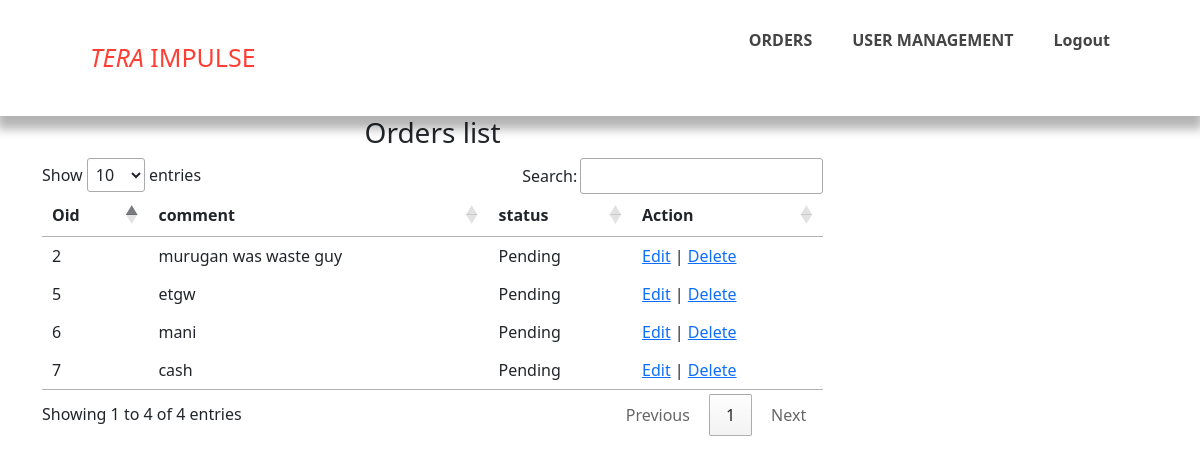
Page /manager/retriveA.php on the committed database.
### tables this page shows
CREATE TABLE `orders` (
  `Oid` int(11) NOT NULL,
  `salesper_id` int(11) DEFAULT NULL,
  `dealer_id` int(11) DEFAULT NULL,
  `date` date DEFAULT NULL,
  `comment` text DEFAULT NULL,
  `urgent` varchar(11) DEFAULT NULL,
  `status` enum('Pending','Approved Contract','Billing','Order Placed','Cancle') DEFAULT 'Pending' COMMENT 'P=Pendinng,AC=Approved Contract,B=Billing,OP=Order Placed'
);

### manager/ManFunctions.php (called while the page is built, shortened)
<?php
  include_once 'menu.php';
class ManFunctions extends DB {
    function getalldataA($link, $table) {
        $query = "SELECT * FROM `orders` WHERE `status`= 'Pending'";
        $result = mysqli_query($link, $query);
        $res = [];
        if (mysqli_num_rows($result) > 0) {
            $res = mysqli_fetch_all($result, MYSQLI_ASSOC);
        }
        return $res;
    }
}
$mf = new ManFunctions();

### manager/retriveA.php (the view, shortened to what this page needs)
<?php
include 'manfunctions.php';
?>
<!doctype html>
<html>
    <head>
        <link href="css/crudstyles.css" rel="stylesheet" type="text/css"/>
         <link href="https://cdn.jsdelivr.net/npm/bootstrap@5.1.0/dist/css/bootstrap.min.css" rel="stylesheet">
  <link href="//cdn.datatables.net/1.10.25/css/jquery.dataTables.min.css" rel="stylesheet">
    </head>
    <body>
        <div class="container">
            <div class="right">
                    <h3>Orders list</h3>
                    <table class="example" id="example">
                        <thead>
                            <tr>
                                <th>Oid  </th>
                                <th>comment</th>
                                <th>status</th>
                                <th>Action</th>
                            </tr>
                        </thead>
                        <tbody>
                            <?php
                          $rows= $mf->getalldataA($link,'Oid');
                          if(!empty($rows)){
                              foreach($rows as $row){
                                ?>
                                <tr>
                                    <td><?= $row['Oid'] ?></td>
                                    <td><?= $row['comment'] ?></td>
                                    <td><?= $row['status'] ?></td>
                                    <td>
                                        <a href="edit.php?Oid=<?= $row['Oid'] ?>">Edit</a> |
                                        <a href="manfunctions.php?Oid=<?= $row['Oid'] ?>&submit=delete" onclick="return confirm('Are you sure to delete?')">Delete</a>
                                    </td>
                                </tr>
                                <?php
                              }
                            ?>
                        </tbody>
                    </table>
                    <?php
                } else {
                    echo 'Record Not found';
                }
                ?>
            </div>
        </div>
    </body>
</html>

### manager/css/crudstyles.css (style rules this page uses)
.container { width: 80%; margin: auto; }
.right { width: 70%; float: left; }

### manager/menu.php (style rules this page uses)
* { padding: 0; margin: 0; box-sizing: border-box; }
body { font-family: "Lato", sans-serif; }
::placeholder { color: #666; font-weight: 400; }

### rows in the picture
orders: Oid "2", comment "murugan was waste guy", status "Pending"
orders: Oid "5", comment "etgw", status "Pending"
orders: Oid "6", comment "mani", status "Pending"
orders: Oid "7", comment "cash", status "Pending"
